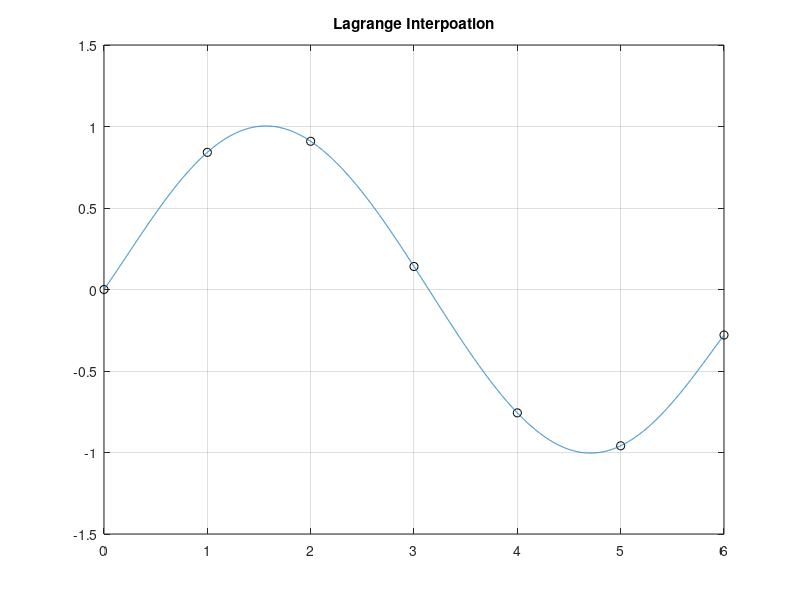

Write MATLAB code to recreate this figure.
clear all;
close all;
clc

x = [0 1 2 3 4 5 6];
y = [0  0.8415 0.9093 0.1411 -0.7568 -0.9589 -0.2794];
 
plot(x,y,'ko'), hold;
n=length(x);
 
sum = 0;
% generating Lagrange polynomial. 
for i=1:n
    p=1;
  
    for j=1:n
        if j~=i
            p=conv(p,(poly(x(j))/(x(i)-x(j)))); % generating each term.
        end
    end
    
    sum = sum + p * y(i); % adding the terms.
end

% plotting the Lagrange polynomial. 
m = 0:0.001:6;
h = polyval(sum,m);
plot(m,h), title('Lagrange Interpoation');
grid;
